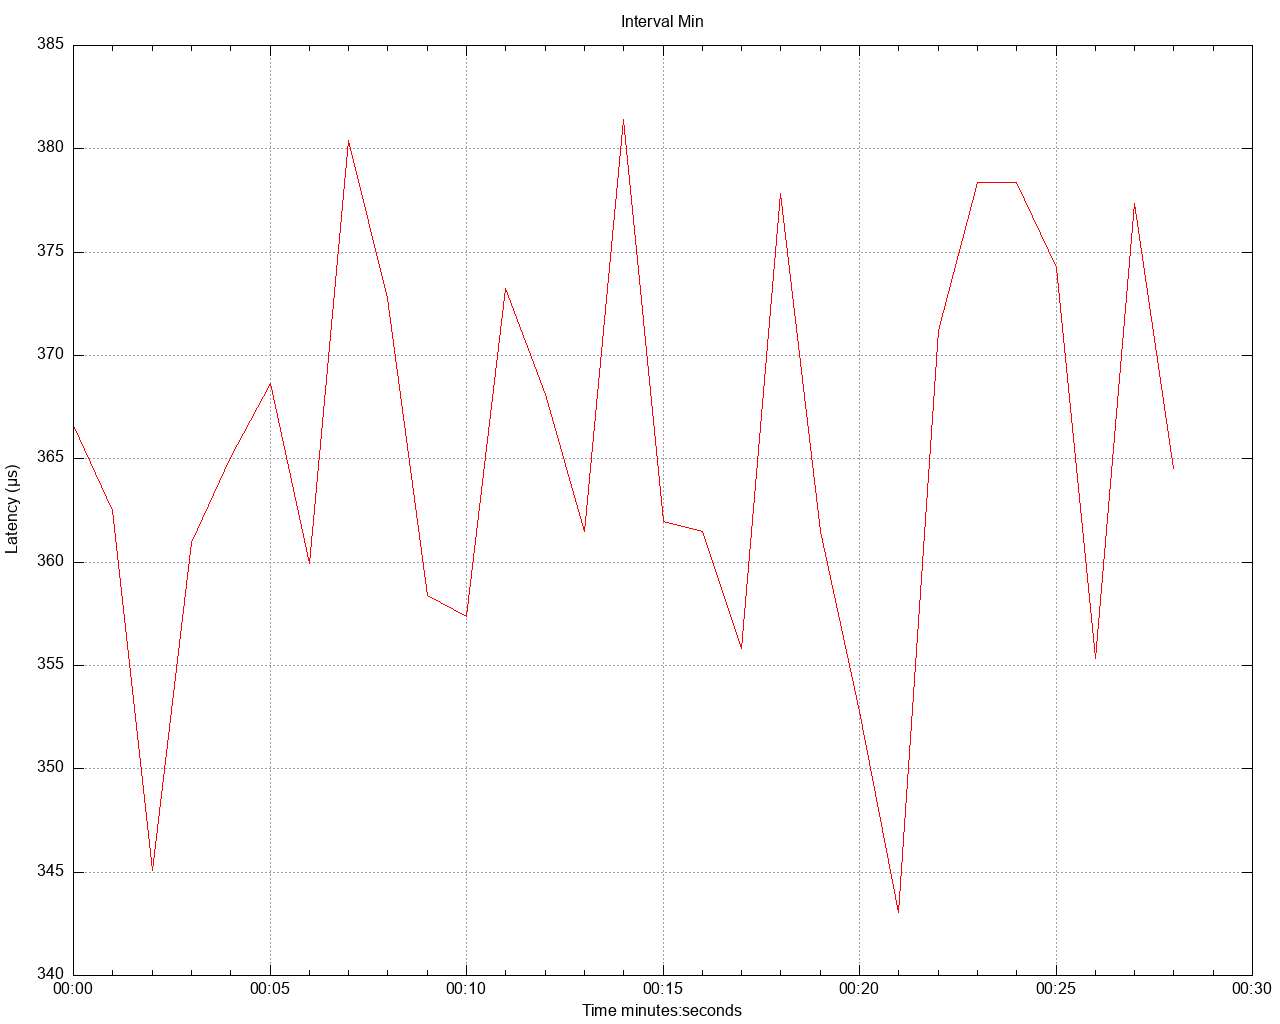

Reproduce this figure in gnuplot.
set title 'Interval Min' noenhanced
set style data lines
set datafile separator ","
set terminal png size 1280,1024
set grid
set key below
set xdata time
set timefmt "%s"
offset = 0
t0(x)=(offset=($0==0) ? x : offset, x - offset)
set xlabel 'Time minutes:seconds'
set ylabel 'Latency (μs)'
set output '/Users/gbarnett/git/hazelcast-simulator/atomiclong-3node-member/atomicreference/latency/latency_interval_min_sixteenKbWrite.png'
plot \
   '/Users/gbarnett/git/hazelcast-simulator/atomiclong-3node-member/atomicreference/data/latency_interval_min_sixteenKbWrite_1.data' using (t0(timecolumn(1))):2 title "" lt rgb "red", \
